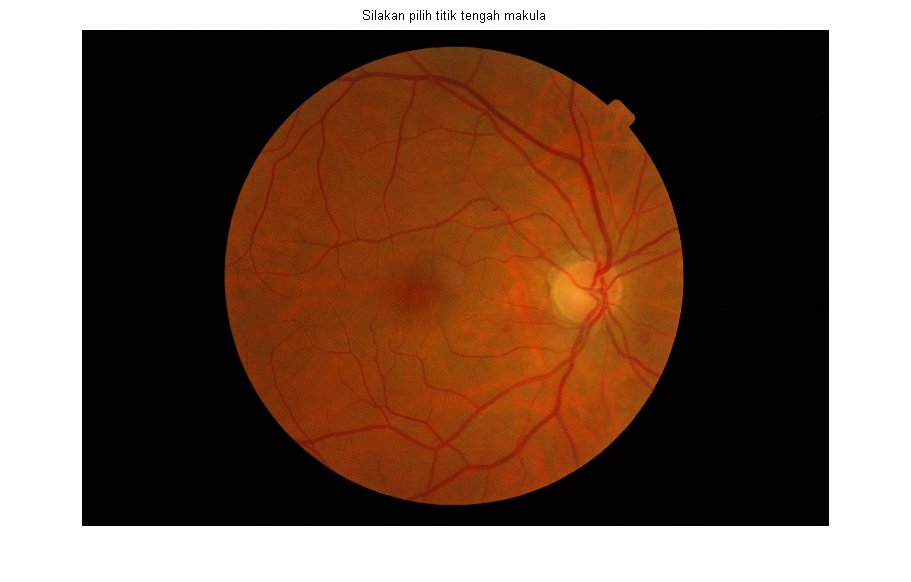
#> input picture 1.citra asli.tif, 911 x 582 px
$ python main.py -i '1.citra asli.tif' -k rahasia
#> lines starting #> are read from the running program, lines starting #| are printed output that depends on the picture
#> in main, source_img is the input picture: shape (582, 911, 3); mean B, G, R 80.6, 95.3, 122.6
import os
import optparse
import cv2
import matplotlib.pyplot as plt
import numpy as np
import time

parser = optparse.OptionParser()
parser.add_option('-i', '--image_source',
    action="store", dest="image_source",
    help="path image yang digunakan", default="Model : None \nplease insert image_path" )
parser.add_option('-k', '--kunci',
    action="store", dest="kunci",
    help="kunci yang digunakan", default="Model : None \nplease kunci with string type" )
options, args = parser.parse_args()

def histogram(source_img):
    # img = cv2.imread(source_img_path)
    b_channel ,g_channel, r_channel = cv2.split(source_img)
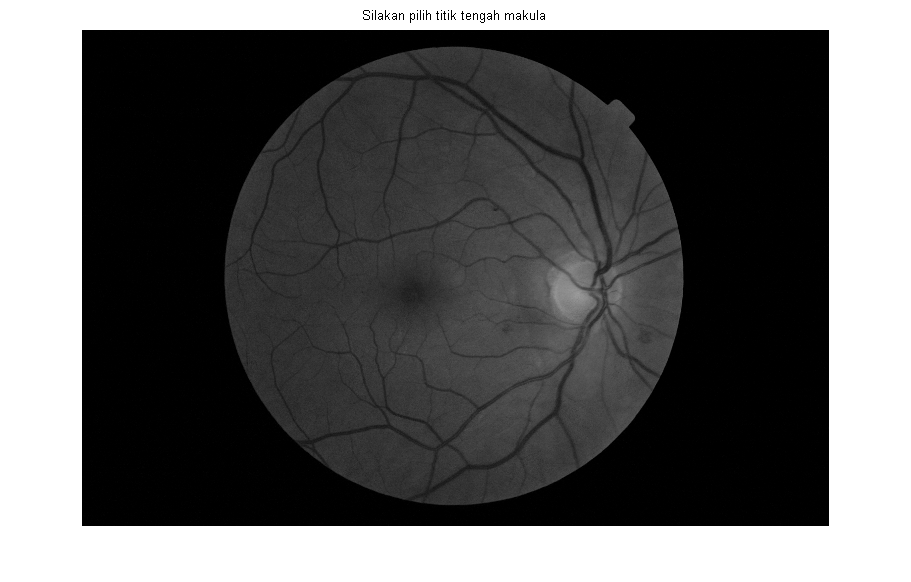
#> g_channel: shape (582, 911); min 0, max 255, mean 95.3
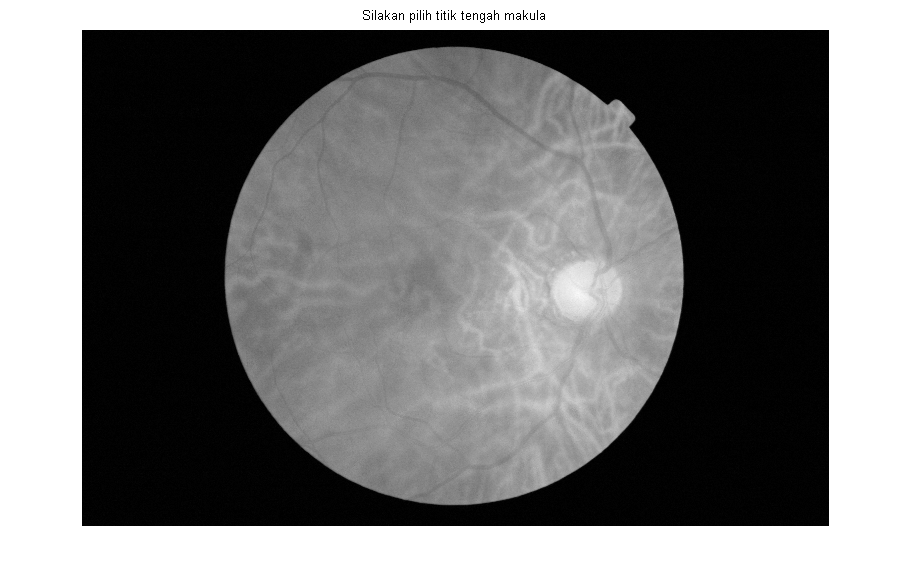
#> r_channel: shape (582, 911); min 0, max 255, mean 122.6
    plt.figure(figsize=(12, 4))
    plt.subplot(131),plt.hist(r_channel.flatten(), bins='auto'),plt.title('R')
    plt.subplot(132),plt.hist(g_channel.flatten(), bins='auto'),plt.title('G')
    plt.subplot(133),plt.hist(b_channel.flatten(), bins='auto'),plt.title('B')
    plt.tight_layout()
    plt.savefig('output/image_source_histogram.png')
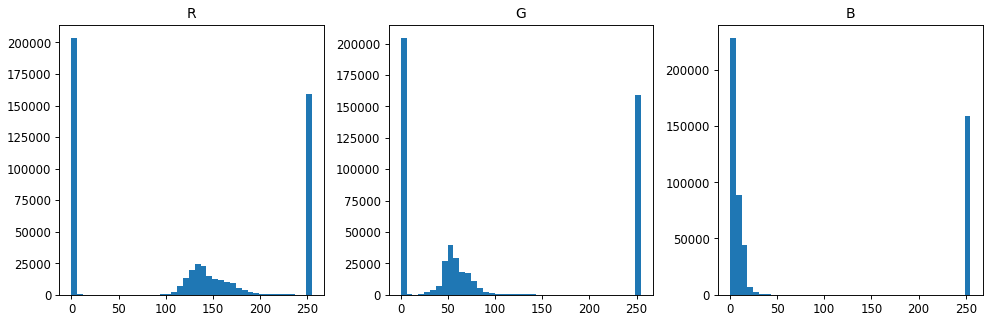
#> figure drawn by matplotlib, 3 panels; panel 1: tallest bar 203804 high, from x = -4.44e-16 to 6.22; panel 2: tallest bar 204681 high, from x = -4.44e-16 to 6.22; panel 3: tallest bar 228482 high, from x = -4.44e-16 to 6.22

    plt.figure(figsize=(12, 8))
    plt.subplot(131),plt.imshow(r_channel,'gray'),plt.title('R')
    plt.subplot(132),plt.imshow(g_channel,'gray'),plt.title('G')
    plt.subplot(133),plt.imshow(b_channel,'gray'),plt.title('B')
    plt.tight_layout()
    plt.savefig('output/image_source_split.png')

    return b_channel,g_channel,r_channel

def create_folder():
    folder_name = 'output'
    exists = os.path.exists(folder_name)
    if not exists:
        os.makedirs(folder_name)
        print(f'folder {folder_name} is created')

def __encDecImage(key, pixels, isEncrypt):
#> called with key = 'rahasia', isEncrypt = 1
    ans = []
    if not isinstance(key, str):
        raise Exception("Key must be string")
    row, col = pixels.shape
#> row = 582; col = 911
    pixels = pixels.flatten()

    for i in range(len(pixels)):
        pixel = pixels[i]
        keychar = key[i % len(key)]
        alphIndex = pixel
        alphIndex += isEncrypt * ord(keychar)
        alphIndex %= 256
        ans.append(alphIndex)
#> this loop made 530202 passes
#> (keychar, alphIndex) on passes 1 to 3: ('r', 113), ('a', 96), ('h', 103)
#> after the loop, ans = 530202 items

    ret = np.array(ans).reshape([row, col])
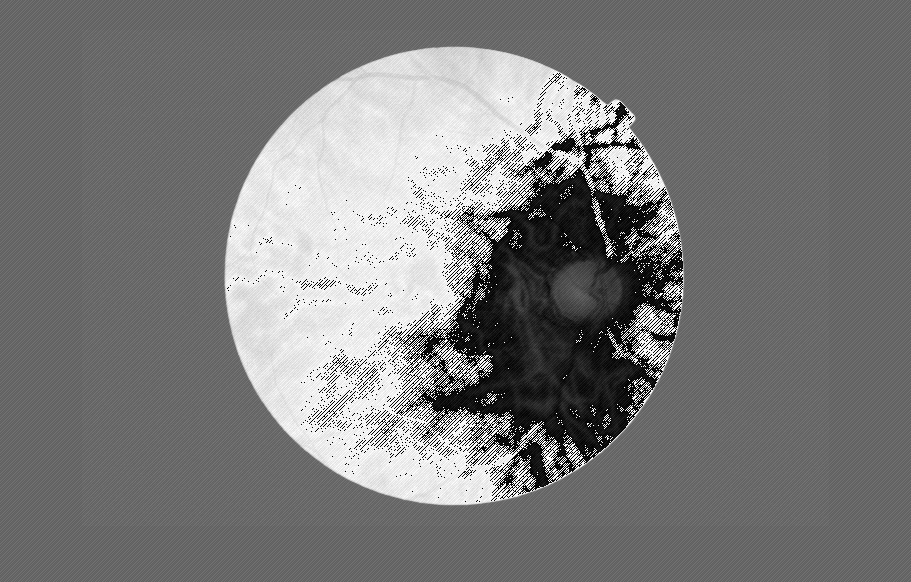
#> ret: shape (582, 911) int64; min 0, max 255, mean 122.1
    return np.uint8(ret)

def encryptImage(pixels, key):
    return __encDecImage(key, pixels, 1)

def decryptImage(pixels, key):
    return __encDecImage(key, pixels, -1)

def calc_mse(img1,img2):
    error_pixel = (img1 -img2) ** 2
    summed_error = np.sum(error_pixel)
    total_pixel = img1.shape[0] * img1.shape[1]
    mse_val = summed_error / total_pixel
    return mse_val
def entropy(img1):
        img = cv2.cvtColor(img1,cv2.COLOR_BGR2GRAY)

        lensig=img.size
        symset=list(set(img))
        numsym=len(symset)
        propab=[np.size(img[img==i])/(1.0*lensig) for i in symset]
        ent=np.sum([p*np.log2(1.0/p) for p in propab])
        return ent
def calc_psnr(img1,img2):
# [8 lines of commented-out code are left out]
    psnr =  cv2.PSNR(img1,img2)
    return psnr

def D(source_img,restored_img):
    b_channel_source,g_channel_source,r_channel_source = cv2.split(source_img)
    b_channel_restore,g_channel_restore,r_channel_restore = cv2.split(restored_img)
    count_0 =0
    count_1 =0
    for i in range (b_channel_restore.shape[0]):
        for j in range(b_channel_restore.shape[1]):
            if b_channel_source[i][j] == b_channel_restore[i][j]:
                count_0+=1
            else:
                count_1+=1
    for i in range (g_channel_restore.shape[0]):
        for j in range(g_channel_restore.shape[1]):
            if g_channel_source[i][j] == g_channel_restore[i][j]:
                count_0+=1
            else:
                count_1+=1
    for i in range (b_channel_restore.shape[0]):
        for j in range(b_channel_restore.shape[1]):
            if r_channel_source[i][j] == r_channel_restore[i][j]:
                count_0+=1
            else:
                count_1+=1
    return count_0,count_1

def npcr(img1,img2):
    _ , one = D(img1,img2)
    return one /(img1.shape[0]*img1.shape[1])

def uaci(source_img,restored_img):
    b_channel_source,g_channel_source,r_channel_source = cv2.split(source_img)
    b_channel_restore,g_channel_restore,r_channel_restore = cv2.split(restored_img)
    b = np.sum(abs(b_channel_source-b_channel_restore))
    g = np.sum(abs(g_channel_source-g_channel_restore))
    r = np.sum(abs(r_channel_source-r_channel_restore))
    s=(b+g+r)/255.0
#     print(s)
    value = round((s / (source_img.shape[0]*source_img.shape[1]) )*100,2)
#     print(value)
    return value

def enkripsi(kunci, r_channel ,g_channel,b_channel):

    time_start = time.perf_counter()
    r_channel_encrypted = encryptImage(r_channel, kunci)
    g_channel_encrypted = encryptImage(g_channel, kunci)
#> call 2 of __encDecImage, with key = 'rahasia', isEncrypt = 1
#> the loop in __encDecImage (call 2), `for i in range(len(pixels)):` made 530202 passes
#> in __encDecImage (call 2), `ret = np.array(ans).reshape([row, col])`:
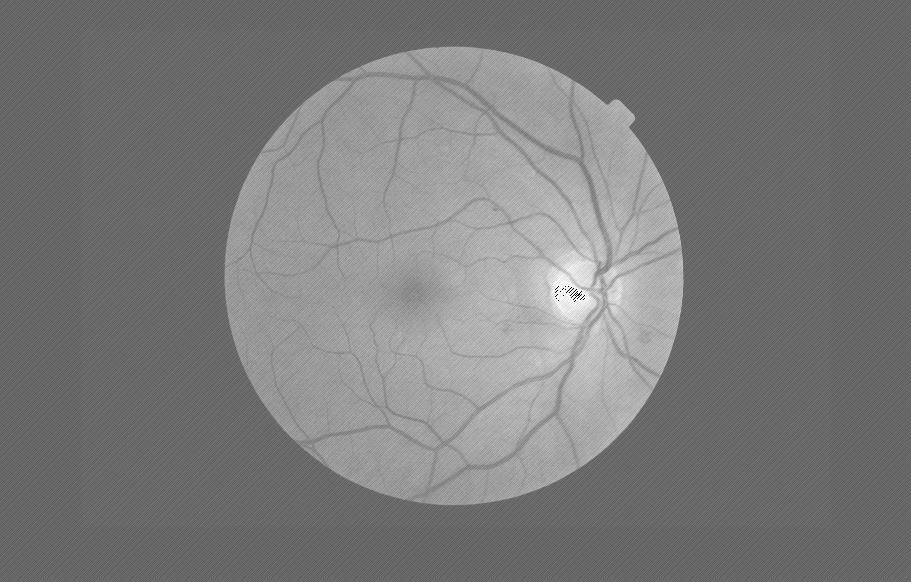
#> ret: shape (582, 911) int64; min 0, max 255, mean 122.5
    b_channel_encrypted = encryptImage(b_channel, kunci)

    encrypted_img = cv2.merge((b_channel_encrypted,g_channel_encrypted,r_channel_encrypted))
    time_stop = time.perf_counter()

    plt.figure(figsize=(8, 4))
    plt.subplot(231),plt.imshow(r_channel_encrypted,'gray'),plt.title('R (encrypted)')
    plt.subplot(232),plt.imshow(g_channel_encrypted,'gray'),plt.title('G (encrypted)')
    plt.subplot(233),plt.imshow(b_channel_encrypted,'gray'),plt.title('B (encrypted)')
    plt.subplot(235),plt.imshow(cv2.cvtColor(encrypted_img, cv2.COLOR_BGR2RGB)), plt.title('Encrypted Image')
    plt.tight_layout()
    plt.savefig('output/enkripsi_img.png')

    plt.figure(figsize=(12, 4))
    plt.subplot(131),plt.hist(r_channel_encrypted.flatten(), bins='auto'),plt.title('R')
    plt.subplot(132),plt.hist(g_channel_encrypted.flatten(), bins='auto'),plt.title('G')
    plt.subplot(133),plt.hist(b_channel_encrypted.flatten(), bins='auto'),plt.title('B')
    plt.tight_layout()
    plt.savefig('output/image_enkripsi_histogram.png')
#> figure, not shown here; panel 1: tallest bar 68258 high, from x = 95.62 to 96.09; panel 2: tallest bar 83643 high, from x = 96.77 to 98.08; panel 3: tallest bar 68251 high, from x = 96 to 96.37
    print('Waktu enkripsi image: {} detik'.format(time_stop - time_start))
    return r_channel_encrypted,g_channel_encrypted,b_channel_encrypted,encrypted_img

def dekripsi(kunci,r_channel_encrypted,g_channel_encrypted,b_channel_encrypted):
    time_start = time.perf_counter()
    r_channel_decrypted = decryptImage(r_channel_encrypted, kunci)
    g_channel_decrypted = decryptImage(g_channel_encrypted, kunci)
    b_channel_decrypted = decryptImage(b_channel_encrypted, kunci)
    restored_img = cv2.merge((b_channel_decrypted,g_channel_decrypted,r_channel_decrypted))
    time_stop = time.perf_counter()

    #save each channel dekripsi
    plt.figure(figsize=(8, 4))
    plt.subplot(231),plt.imshow(r_channel_decrypted,'gray'),plt.title('R (decrypted)')
    plt.subplot(232),plt.imshow(g_channel_decrypted,'gray'),plt.title('G (decrypted)')
    plt.subplot(233),plt.imshow(b_channel_decrypted,'gray'),plt.title('B (decrypted)')
    plt.subplot(235),plt.imshow(cv2.cvtColor(restored_img, cv2.COLOR_BGR2RGB)), plt.title('Decrypted Image')
    plt.tight_layout()
    plt.savefig('output/dekripsi_img.png')
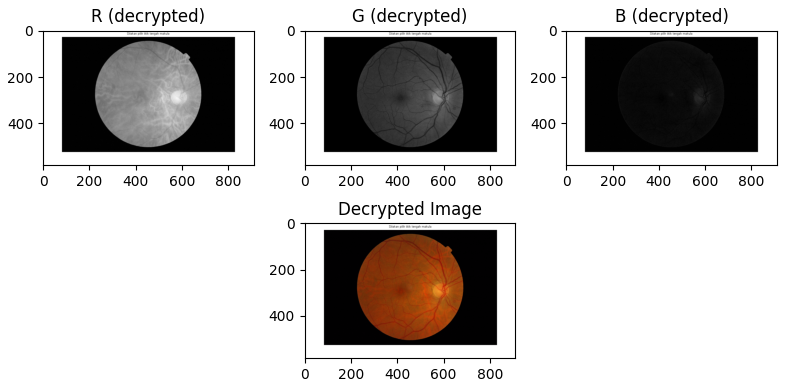
#> figure drawn by matplotlib, 4 panels

    # save restores_img
    cv2.imwrite('output/image_dekripsi.jpg',restored_img)

    print('Waktu dekripsi image: {} detik'.format(time_stop - time_start))
    return restored_img
# untuk evaluasi entropy

def entropy():
    pass

def eval(source_img,restored_img):
    # plt.figure(figsize=(8, 4))
    tmp_val = f'PSNR : {calc_psnr(source_img,restored_img)}\nMSE : {calc_mse(source_img,restored_img)}\nNPCR : {npcr(source_img,restored_img)} %\nUACI : {uaci(source_img,restored_img)} \nENTROPY : {entropy(restored_img)}'
#> in calc_mse, `error_pixel = (img1 -img2) ** 2`:
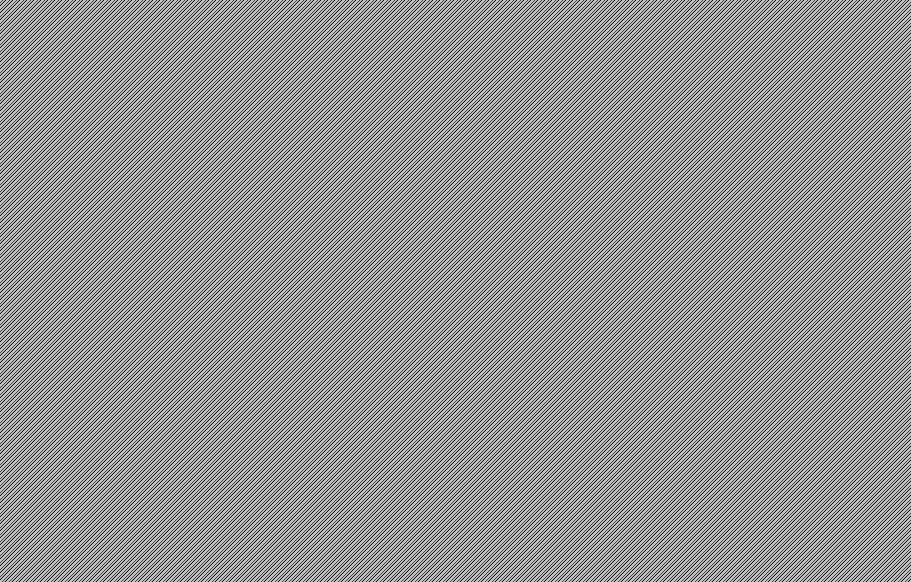
#> error_pixel: shape (582, 911, 3); min 17, max 196, mean 146.4
    # plt.subplot(231),plt.imshow(cv2.cvtColor(source_img, cv2.COLOR_BGR2RGB)), plt.title('original Image')
    # plt.subplot(232),plt.imshow(cv2.cvtColor(restored_img, cv2.COLOR_BGR2RGB)), plt.title('restored Image')
    # plt.savefig('')
    with open('output/evaluation.txt','w') as out:
        out.write(tmp_val)
    print(tmp_val)

def main(image_source,kunci):
    create_folder()
    # read and save histogram image source
    source_img = cv2.imread(image_source)
    # bgr
    b_channel,g_channel,r_channel = histogram(source_img)
    # enkripsi and dekripsi
    r_channel_encrypted,g_channel_encrypted,b_channel_encrypted,encrypted_img = enkripsi(kunci,r_channel,g_channel,b_channel)
    restore_img = dekripsi(kunci,r_channel_encrypted,g_channel_encrypted,b_channel_encrypted)
    # evaluasi PSNR,MSE,NPCR,UACI store in txt file
    # ganti image yang mau diuji dengan memasukan variable
    '''
    keterangan :
    encrypted_img : hasil image yang sudah di enkripsi
    restore_img: hasil image yang sudah di deksripsi
    source_img : image original
    '''
    eval(source_img,encrypted_img)
    # eval(source_img,restore_img)


if __name__ == "__main__":
    # perhatikan petik dua dan petik satunya
    # how to run -> python main.py -i "1.citra asli.tif" -k 'rahasia'
    #
    start = time.time()
    print("run")
#> (the run stopped early here; a loop or call above may not have finished)

$ run again, on 18.superimposed citra uji 2.tif
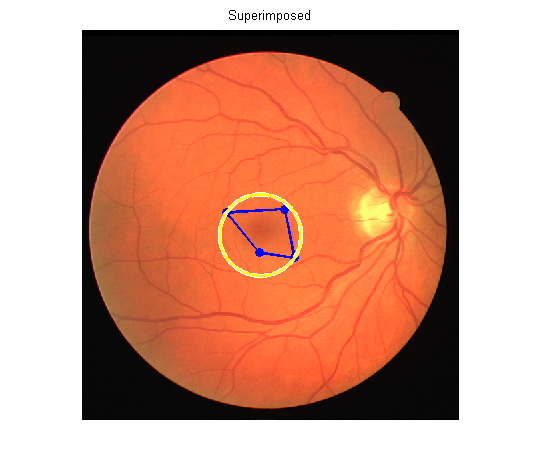
#> input picture 18.superimposed citra uji 2.tif, 541 x 476 px, given in place of Model : None 
please insert image_path, which was not available
#> in main, source_img is the input picture: shape (476, 541, 3); mean B, G, R 134.6, 153.8, 202.1
#> the loop in __encDecImage, `for i in range(len(pixels)):` made 257516 passes
#> (keychar, alphIndex) on passes 1 to 3: ('M', 76), ('o', 110), ('d', 99)
#> after the loop in __encDecImage, `for i in range(len(pixels)):`: ans = 257516 items
#> the loop in __encDecImage (call 2), `for i in range(len(pixels)):` made 257516 passes
#> in __encDecImage (call 2), `ret = np.array(ans).reshape([row, col])`:
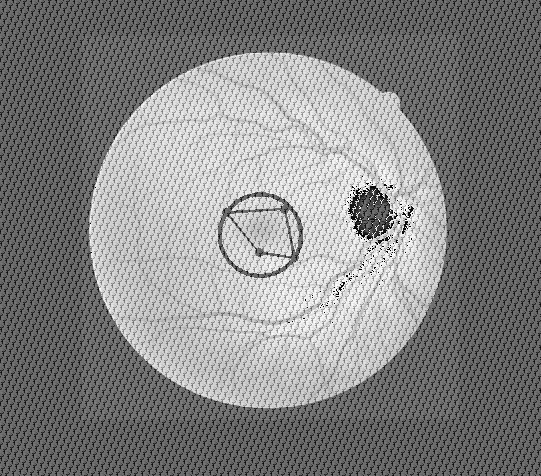
#> ret: shape (476, 541) int64; min 0, max 255, mean 132.3
#> in calc_mse, `error_pixel = (img1 -img2) ** 2`:
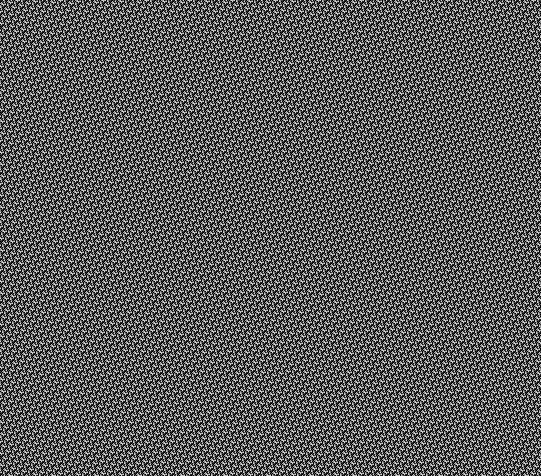
#> error_pixel: shape (476, 541, 3); min 0, max 217, mean 91.3
